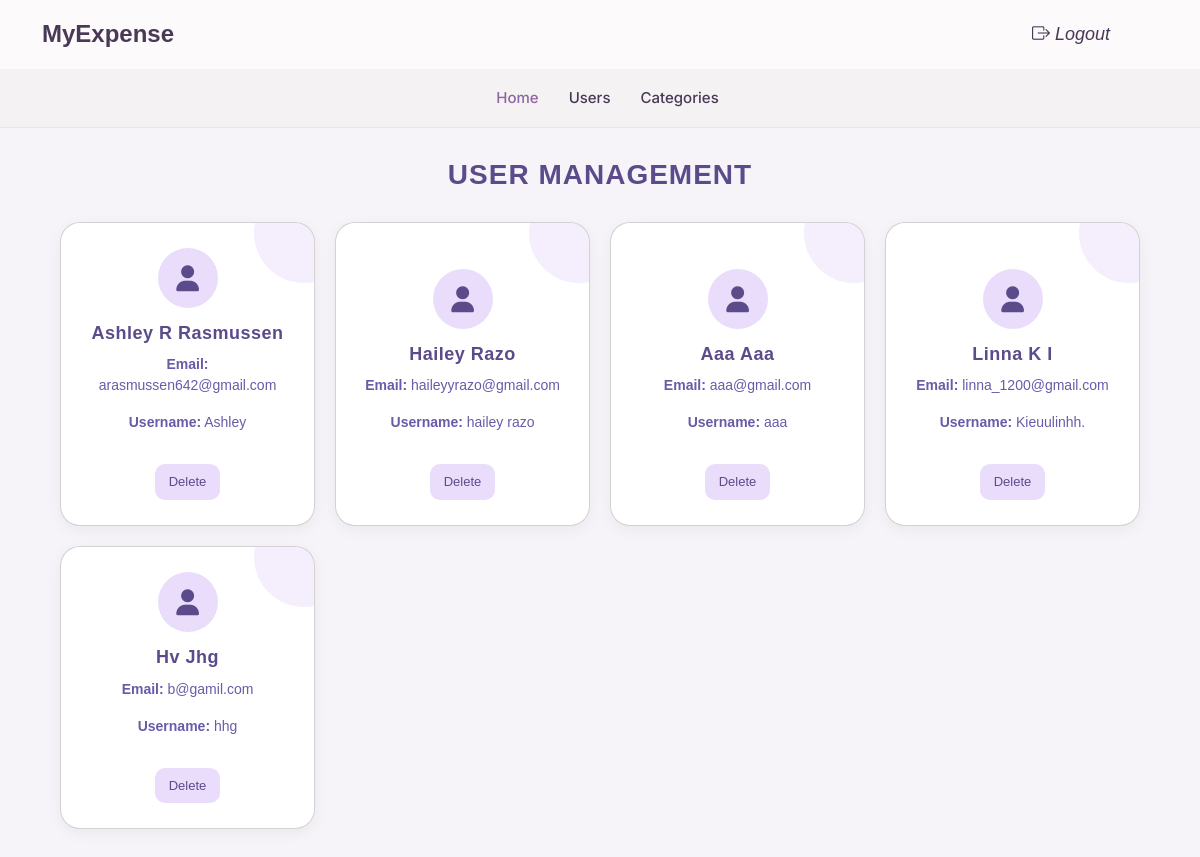
Before: /users/ with the older database file.
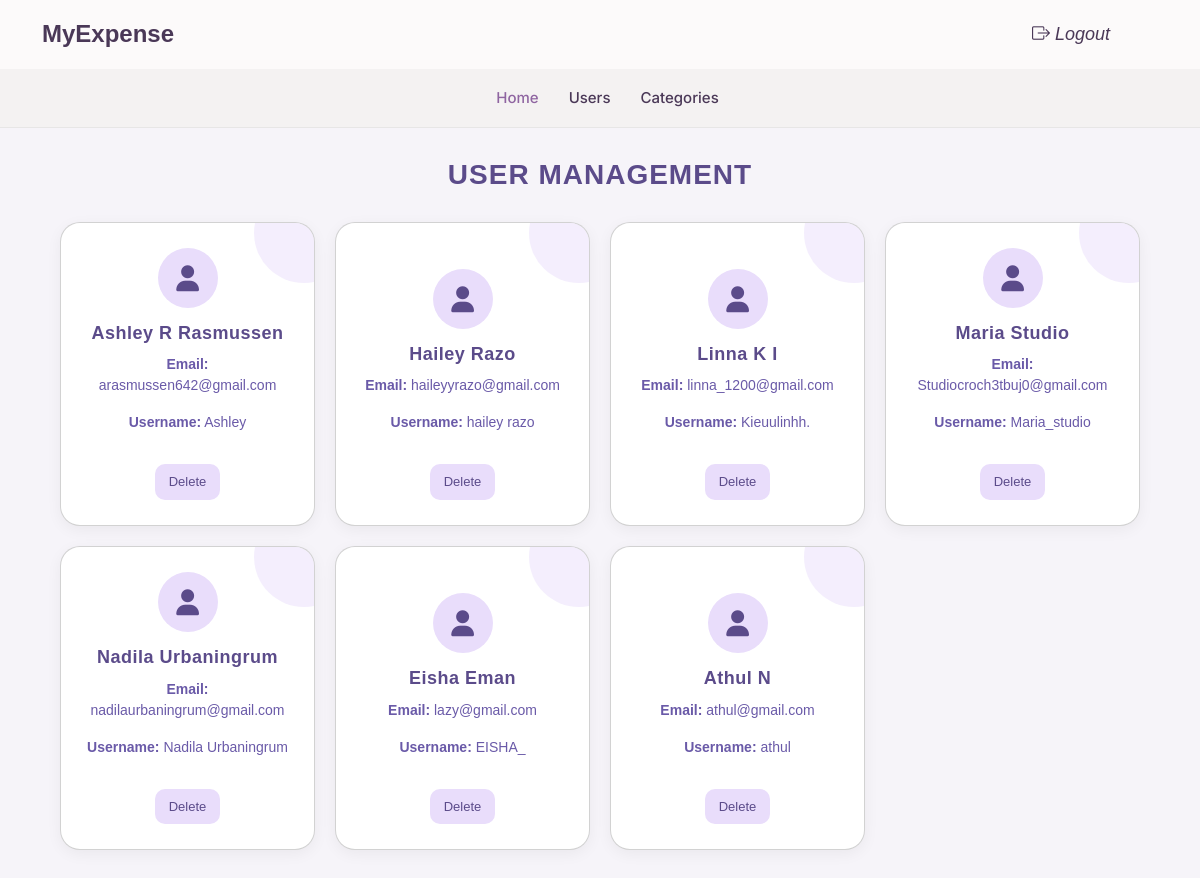
After: the same page with the newer database file.
### app/models.py (models this page shows)
class UserProfile(models.Model):
    user_id = models.ForeignKey(User, on_delete=models.CASCADE)
    user_type = models.CharField(max_length=50, null=True,blank=True)

### app/views.py (the view)
# urls.py: path('users/',views.User_management,name="users"),
def User_management(request):
    all=UserProfile.objects.filter(user_type='regular')
    return render(request,'users_management.html',{'users':all})

### template/users_management.html (shortened to what this page needs)
{% include 'admin_header.html' %}
<!DOCTYPE html>
<html lang="en">
<head>
  <link href="https://cdnjs.cloudflare.com/ajax/libs/font-awesome/6.4.0/css/all.min.css" rel="stylesheet">
</head>
<body>
  <h2>USER MANAGEMENT</h2>
  <div class="grid">
    {% for i in users %}
      <div class="card">
        <div class="icon"><i class="fa-solid fa-user"></i></div>
        <h3>{{ i.user_id.first_name }} {{ i.user_id.last_name }}</h3>
        <div class="info">
          <p><strong>Email:</strong> {{ i.user_id.email }}</p>
          <p><strong>Username:</strong> {{ i.user_id.username }}</p>
        </div>
        <div class="actions">
            <a href="{% url 'userdelete' id=i.id %}" class="view">Delete</a></td>
        </div>
      </div>
    {% endfor %}
  </div>
</body>
</html>

### template/admin_header.html (shortened to what this page needs)
<!DOCTYPE html>
<html lang="en">
{% load static %}
<head>
  <link href="{% static 'vendor/bootstrap/css/bootstrap.min.css' %}" rel="stylesheet">
  <link href="{% static  'vendor/bootstrap-icons/bootstrap-icons.css' %}" rel="stylesheet">
  <link href="{% static  'vendor/aos/aos.css' %}" rel="stylesheet">
  <link href="{% static  'vendor/glightbox/css/glightbox.min.css' %}" rel="stylesheet">
  <link href="{% static  'vendor/swiper/swiper-bundle.min.css' %}" rel="stylesheet">
  <link href="{% static 'css/main.css' %}" rel="stylesheet">
</head>
<body class="index-page">
  <header id="header" class="header sticky-top">
    <div class="container-fluid container-xl position-relative">
      <div class="top-row d-flex align-items-center justify-content-between">
        <a href="index.html" class="logo d-flex align-items-center">
          <h1 class="sitename">MyExpense</h1>
        </a>
        <div class="d-flex align-items-center">
          <div class="social-links">
            <a href="{% url 'logout' %}" class="instagram"><i class="bi bi-box-arrow-right"> Logout</i></a>
          </div>
        </div>
      </div>
    </div>
    <div class="nav-wrap">
      <div class="container d-flex justify-content-center position-relative">
        <nav id="navmenu" class="navmenu">
          <ul>
            <li><a href="{% url 'adminhome' %}" class="active">Home</a></li>
            <li><a href="{% url 'users' %}">Users</a></li>
            <li><a href="{% url 'category' %}">Categories</a></li>
          </ul>
        </nav>
      </div>
    </div>
  </header>
  </body>
  <main class="main">

### template/users_management.html (style rules this page uses)
body { font-family: 'Poppins', sans-serif; background: #f6f4f9; margin: 0; padding: 0; }
h2 { text-align: center; font-size: 28px; font-weight: 600; margin: 30px 0; color: #5b4b8a; letter-spacing: 1px; }
.grid { display: grid; grid-template-columns: repeat(auto-fit, minmax(240px, 1fr)); gap: 20px; width: 90%; margin: auto; padding-bottom: 30px; }
.card { background: #fff; border-radius: 20px; box-shadow: 0 4px 15px rgba(0, 0, 0, 0.05); padding: 25px 20px; text-align: center; transition: transform 0.2s ease, box-shadow 0.2s ease; position: relative; overflow: hidden; }
.card::before { content: ""; position: absolute; top: -40px; right: -40px; width: 100px; height: 100px; background: #e9ddfb; border-radius: 50%; opacity: 0.5; }
.icon { width: 60px; height: 60px; background: #e9ddfb; border-radius: 50%; display: flex; align-items: center; justify-content: center; margin: auto; font-size: 26px; color: #5b4b8a; margin-bottom: 15px; }
.card h3 { margin: 0; font-size: 18px; font-weight: 600; color: #5b4b8a; text-transform: capitalize; letter-spacing: 0.5px; }
.info { font-size: 14px; color: #6a5aa8; margin-top: 10px; line-height: 1.5; }
.actions { margin-top: 15px; display: flex; justify-content: center; gap: 12px; }
.actions a { text-decoration: none; padding: 8px 14px; border-radius: 10px; font-size: 13px; font-weight: 500; transition: 0.3s; }
.view { background: #e9ddfb; color: #5b4b8a; }

Changed rows visible on the page:
removed UserProfile: user_id.first_name "Aaa", user_id.last_name "Aaa", user_id.email "aaa@gmail.com", user_id.username "aaa"
removed UserProfile: user_id.first_name "Hv", user_id.last_name "Jhg", user_id.email "b@gamil.com", user_id.username "hhg"
added UserProfile: user_id.first_name "Maria", user_id.last_name "Studio", user_id.email "Studiocroch3tbuj0@gmail.com", user_id.username "Maria_studio"
added UserProfile: user_id.first_name "Nadila", user_id.last_name "Urbaningrum", user_id.email "nadilaurbaningrum@gmail.com", user_id.username "Nadila Urbaningrum"
added UserProfile: user_id.first_name "Eisha", user_id.last_name "Eman", user_id.email "lazy@gmail.com", user_id.username "EISHA_"
added UserProfile: user_id.first_name "Athul", user_id.last_name "N", user_id.email "athul@gmail.com", user_id.username "athul"
